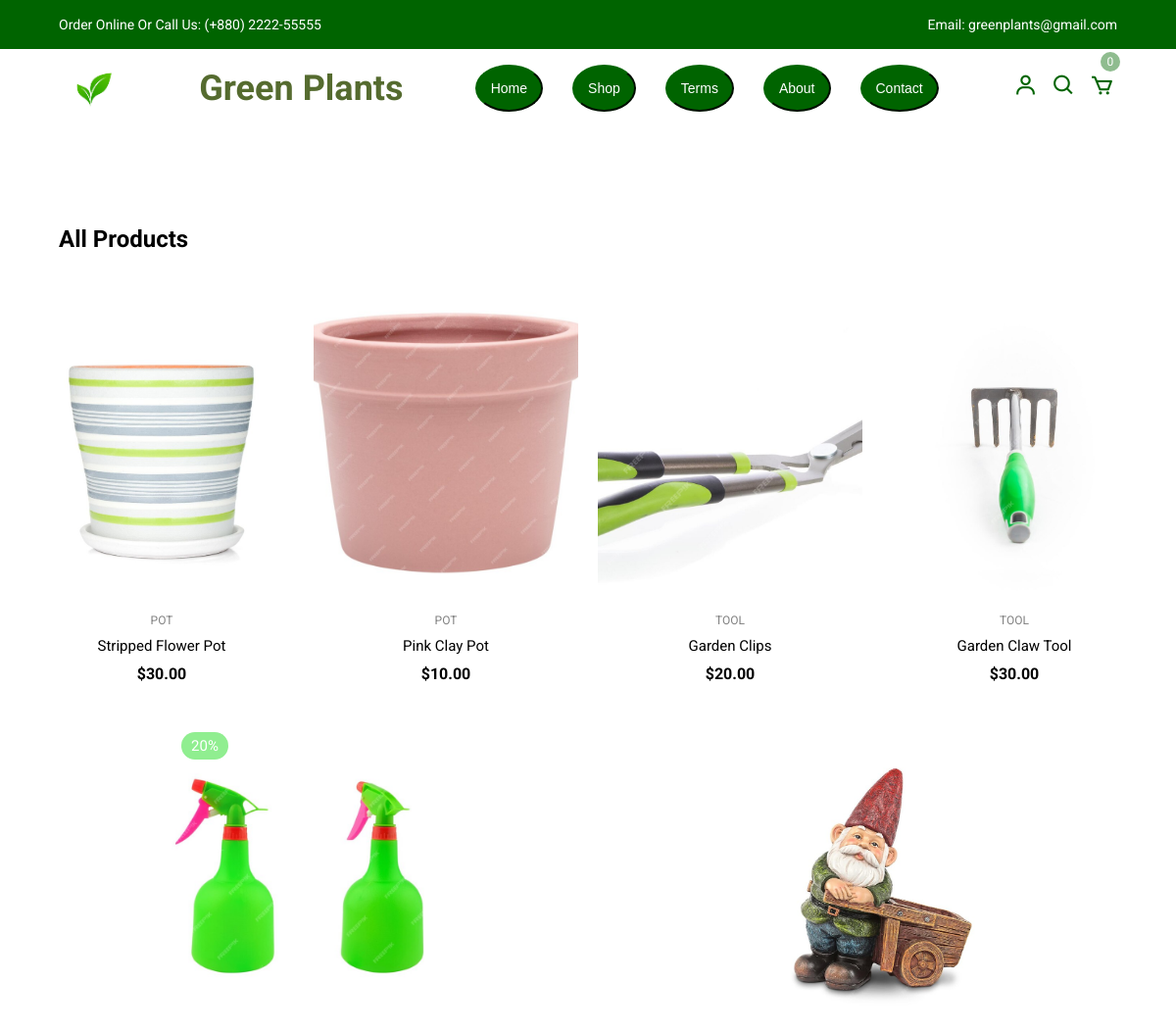
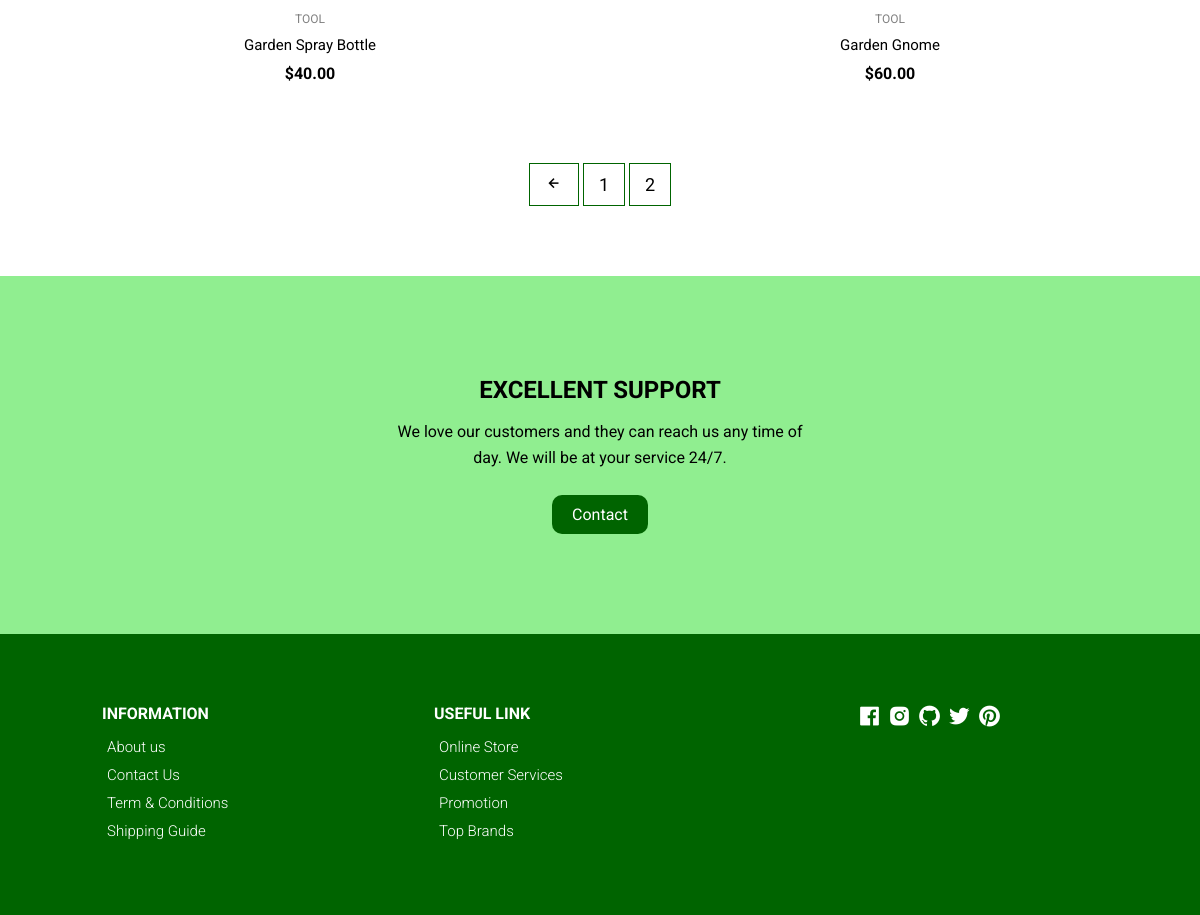
The app's page /product2/ with its own data (2 pictures, top to bottom).
### gpp/models.py (models this page shows, shortened)
class Product(models.Model):
    name = models.CharField(max_length=200)
    description = models.TextField(blank=True)
    price = models.DecimalField(max_digits=10, decimal_places=2)
    category = models.ForeignKey(Category, on_delete=models.CASCADE, related_name="products")
    stock = models.PositiveIntegerField()
    created_at = models.DateTimeField(auto_now_add=True)
    image = models.ImageField(null=True, blank=True)  # Dynamic image field
    discount = models.IntegerField(null=True, blank=True)

class Category(models.Model):
    name = models.CharField(max_length=200)
    description = models.TextField(blank=True)

### gpp/views.py (the view)
# urls.py: path('product2/', views.product2, name="product2"),
def product2(request):
    if request.user.is_authenticated:
        customer = request.user.customer
        order, created = Order.objects.get_or_create(customer=customer, complete=False)
        items = order.orderitem_set.all()
        cartItems = order.get_cart_items
    else:
        items = []
        order= {'shipping': True}
        cartItems = 0  # Default value when the user is not authenticated
    products = Product.objects.filter(id__in=[7, 8, 9, 10, 11, 12])  # Fetch the rest of the products
    context = {'products': products, 'cartItems': cartItems, 'items': items, 'order': order}
    return render(request, 'webpages/product2.html', context)

### gpp/templates/webpages/product2.html (shortened to what this page needs)
{% extends "base.html" %}
{% load static %}
  {% block content %}
    <section class="section all-products" id="products">
      <div class="top container">
        <h1>All Products</h1>
      </div>
      <div class="product-center container">
        {% for product in products %}
        <div class="product-item">
            <div class="overlay">
                <a href="{% url 'product_details' product.id %}" class="product-thumb">
                    <img src="{{ product.image.url }}" alt="{{ product.name }}">
                </a>
                {% if product.discount %}
                <span class="discount">{{ product.discount }}%</span>
                {% endif %}
            </div>
            <div class="product-info">
                <span>{{ product.category.name|upper }}</span>
                <a href="{% url 'product_details' product.id %}">{{ product.name }}</a>
                <h4>${{ product.price }}</h4>
            </div>
            <ul class="icons">
            </ul>
        </div>
        {% endfor %}
      </div>
    </section>
    <section class="pagination">
      <div class="container">
        <a href="{% url 'product' %}">
        <span><i class="bx bx-left-arrow-alt"></i></span></a>
        <a href="{% url 'product' %}"><span>1</span></a> <a href="{% url 'product2' %}"><span>2</span></a>
      </div>
    {% endblock %}

### static/css/styles.css (style rules this page uses)
*, *::before, *::after { margin: 0; padding: 0; box-sizing: inherit; }
html { box-sizing: border-box; font-size: 62.5%; }
body { font-family: 'Roboto', sans-serif; font-size: 1.6rem; background-color: white; color: black; font-weight: 400; font-style: normal; }
a { text-decoration: none; color: black; }
.container { max-width: 114rem; margin: 0 auto; padding: 0 3rem; }
.section { padding: 100px 0 10px 0; overflow: hidden; }
.product-center { display: flex; align-items: center; justify-content: center; flex-wrap: wrap; max-width: 120rem; margin: 0 auto; padding: 0 2rem; }
.product-item { position: relative; width: 27rem; margin: 0 auto; margin-bottom: 3rem; }
.product-thumb img { width: 100%; height: 31rem; object-fit: cover; transition: all 500ms linear; }
.product-info { padding: 1rem; text-align: center; }
.product-info span { display: inline-block; font-size: 1.2rem; color: grey; margin-bottom: 1rem; }
.product-info a { font-size: 1.5rem; display: block; margin-bottom: 1rem; transition: all 300ms ease; }
.product-item .icons { position: absolute; left: 50%; top: 35%; transform: translateX(-50%); display: flex; align-items: center; }
.product-item .overlay { position: relative; overflow: hidden; cursor: pointer; width: 100%; }
.product-item .overlay::after { content: ''; position: absolute; top: 0; left: 0; width: 100%; height: 100%; background-color: rgba(0, 0, 0, 0.5); visibility: hidden; opacity: 0; transition: 300ms ease-out; }
.product-item .discount { position: absolute; top: 1rem; left: 1rem; background-color: lightgreen; padding: 0.5rem 1rem; color: white; border-radius: 2rem; font-size: 1.5rem; }
.section .top { display: flex; align-items: center; justify-content: space-between; margin-bottom: 4rem; }
.pagination { display: flex; align-items: center; padding: 3rem 0 5rem 0; }
.pagination span { display: inline-block; padding: 1rem 1.5rem; border: 1px solid darkgreen; font-size: 1.8rem; margin-bottom: 2rem; cursor: pointer; transition: all 300ms ease-in-out; }

### records on screen
Product: image (picture), category.name "POT", name "Stripped Flower Pot", price "30.00"
Product: image (picture), category.name "POT", name "Pink Clay Pot", price "10.00"
Product: image (picture), category.name "TOOL", name "Garden Clips", price "20.00"
Product: image (picture), category.name "TOOL", name "Garden Claw Tool", price "30.00"
Product: image (picture), discount "20", category.name "TOOL", name "Garden Spray Bottle", price "40.00"
Product: image (picture), category.name "TOOL", name "Garden Gnome", price "60.00"

### other values on screen
{{ cartItems }} "0"
